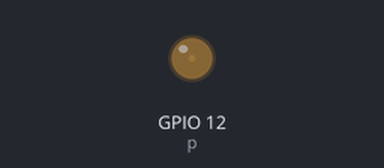
This program was run on a simulated Raspberry Pi (BCM pin numbers). Parts: output pins drawn as LEDs (lit = HIGH). What the program prints to the terminal is not drawn.

Above: at 0.05 s.
At 0.5 s:
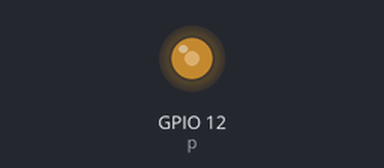
At 0.7 s:
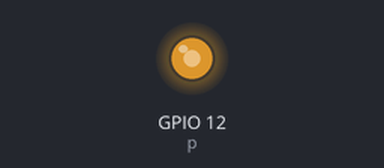
At 0.95 s:
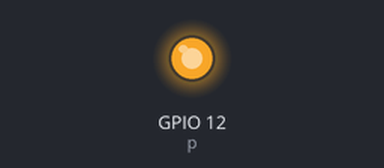
Timing chart, 0 to 3.0 s (numbered marks = the images above):
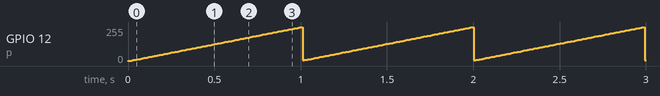

Measured:
- by itself, GPIO 12 (p): ramps from 5/255 to 255/255 and jumps back, once every 0.99 s

The program:

PWMtest.py
```python
import RPIO
import RPi.GPIO as GPIO
import time
GPIO.setmode(GPIO.BCM)
GPIO.setup(12,GPIO.OUT)
p = GPIO.PWM(12, 50)
p.start(1)
perc = 1
print'Hello'
while True:

	time.sleep(0.01)
	p.ChangeDutyCycle(perc)
	if perc > 99:
		perc = 1
	perc = perc + 1
```
